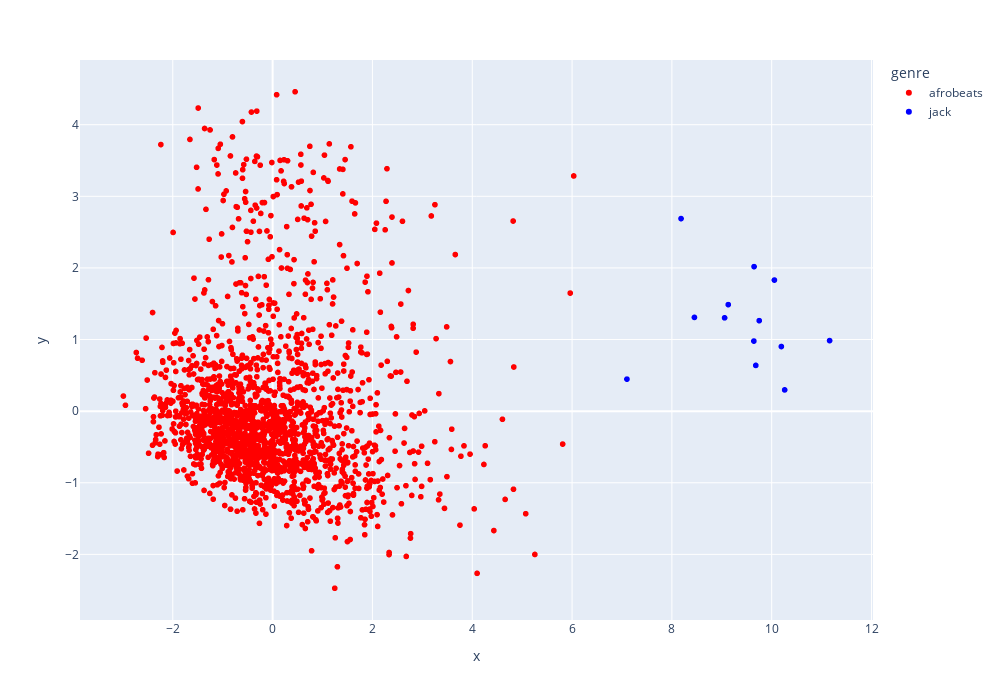

The notebook cell this image was saved under:
### Markdown cell above
#### Using Plotly to display the data interactively

### Code cell
fig = px.scatter(pca_df, x='x', y='y',color='genre',
                 color_discrete_sequence=['red','blue'],
                 hover_name='track_name',width=1000, height=700)
fig.show()

### Figure 1 — Plotly figure (JSON) as saved in the notebook; plotly's stock layout.template omitted (floating-point values rounded to 4 significant figures; data arrays with more than 128 entries replaced by an {"elided": "..."} marker saying what was removed)
{"data": [{"hovertemplate": "<b>%{hovertext}</b><br><br>genre=afrobeats<br>x=%{x}<br>y=%{y}<extra></extra>", "hovertext": {"elided": "1874 str values"}, "legendgroup": "afrobeats", "marker": {"color": "red", "symbol": "circle"}, "mode": "markers", "name": "afrobeats", "showlegend": true, "type": "scattergl", "x": {"elided": "1874 float values"}, "xaxis": "x", "y": {"elided": "1874 float values"}, "yaxis": "y"}, {"hovertemplate": "<b>%{hovertext}</b><br><br>genre=jack<br>x=%{x}<br>y=%{y}<extra></extra>", "hovertext": ["Die Walküre / Erster Aufzug: Orchestervorspiel", "Götterdämmerung, WWV 86D, Act III: Siegfrieds Trauermarsch", "Tannhäuser: Overture", "Götterdämmerung, WWV 86D, Prologue: Siegfrieds Rheinfahrt", "Piano Concerto No. 1 in D Minor, Op. 15: I. Maestoso - Poco più moderato", "Symphony No. 1: IV. Stürmisch bewegt", "Symphony No.9 in E Minor, Op.95, B.178: 1. Adagio - Allegro molto", "Symphony No.9 in E Minor, Op.95, B.178: 4. Allegro con fuoco", "Mahler: Symphony No. 2 in C Minor \"Resurrection\": I. Allegro maestoso. Mit durchaus ernstem und feierlichem Ausdruck", "Symphony No. 4 in C Minor, Op. 43: III. Largo - Allegro", "Symphony No. 4 in E-Flat Major, WAB 104, \"Romantic\": III. Scherzo - Live", "Messa da Requiem: 2a. Dies irae", "Der Freischütz, J. 277: Overture"], "legendgroup": "jack", "marker": {"color": "blue", "symbol": "circle"}, "mode": "markers", "name": "jack", "showlegend": true, "type": "scattergl", "x": [9.129, 10.26, 9.056, 9.647, 9.643, 9.75, 8.452, 8.183, 11.16, 10.05, 10.19, 7.099, 9.681], "xaxis": "x", "y": [1.487, 0.2968, 1.303, 2.018, 0.9788, 1.263, 1.309, 2.689, 0.9853, 1.83, 0.9024, 0.4471, 0.6388], "yaxis": "y"}], "layout": {"height": 700, "legend": {"title": {"text": "genre"}, "tracegroupgap": 0}, "margin": {"t": 60}, "width": 1000, "xaxis": {"anchor": "y", "autorange": true, "domain": [0, 1], "range": [-3.859, 12.03], "title": {"text": "x"}, "type": "linear"}, "yaxis": {"anchor": "x", "autorange": true, "domain": [0, 1], "range": [-2.917, 4.903], "title": {"text": "y"}, "type": "linear"}}}
